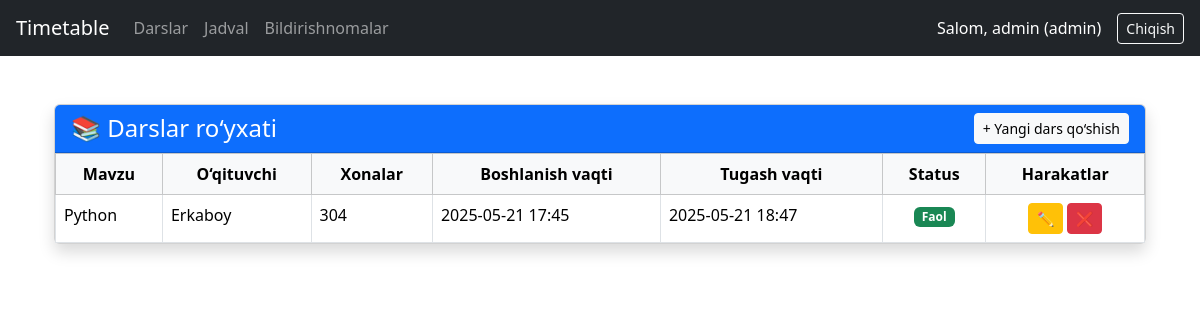
Screenshot of /lessons/ (signed in) with the database file from the repository.
### core/models.py (models this page shows, shortened)
class User(AbstractUser):
    ROLE_CHOICES = (
        ('superadmin', 'Super Admin'),
        ('admin', 'Admin'),
        ('teacher', 'Teacher'),
        ('student', 'Student'),
    )
    role = models.CharField(max_length=20, choices=ROLE_CHOICES)
    group = models.ForeignKey('Group', on_delete=models.SET_NULL, null=True, blank=True)

class Lesson(models.Model):
    subject = models.CharField(max_length=100)
    teacher = models.ForeignKey(
        User,
        limit_choices_to={'role': 'teacher'},
        on_delete=models.CASCADE,
        related_name='lessons_as_teacher'  # Bu yerda related_name qo'shildi
    )
    students = models.ManyToManyField(
        User,
        limit_choices_to={'role': 'student'},
        blank=True,
        related_name='lessons_as_student'  # Bu yerda ham related_name qo'shildi
    )
    room = models.ForeignKey(Room, on_delete=models.SET_NULL, null=True)
    groups = models.ManyToManyField(Group, related_name='lessons')
    start_time = models.DateTimeField()
    end_time = models.DateTimeField()
    is_canceled = models.BooleanField(default=False)

class Room(models.Model):
    name = models.CharField(max_length=50)

### core/views.py (the view)
# urls.py: path('lessons/', views.lesson_list, name='lesson_list'),
@login_required
@user_passes_test(is_admin)
def lesson_list(request):
    lessons = Lesson.objects.all().order_by('start_time')
    return render(request, 'core/lesson_list.html', {'lessons': lessons})

### core/views.py (called while the page is built)
def is_admin(user):
    return user.role in ['admin', 'superadmin']

### core/templates/core/lesson_list.html
{% extends "core/base.html" %}
{% block content %}
<div class="container mt-5">
    <div class="card shadow">
        <div class="card-header bg-primary text-white">
            <div class="d-flex justify-content-between align-items-center">
                <h4 class="mb-0">📚 Darslar ro‘yxati</h4>
                {% if user.role in 'admin superadmin' %}
                    <a href="{% url 'lesson_create' %}" class="btn btn-light btn-sm">+ Yangi dars qo‘shish</a>
                {% endif %}
            </div>
        </div>
        <div class="card-body p-0">
            <div class="table-responsive">
                <table class="table table-bordered table-hover mb-0">
                    <thead class="table-light text-center">
                        <tr>
                            <th>Mavzu</th>
                            <th>O‘qituvchi</th>
                            <th>Xonalar</th>
                            <th>Boshlanish vaqti</th>
                            <th>Tugash vaqti</th>
                            <th>Status</th>
                            {% if user.role in 'admin superadmin' %}
                            <th>Harakatlar</th>
                            {% endif %}
                        </tr>
                    </thead>
                    <tbody>
                        {% for lesson in lessons %}
                        <tr class="{% if lesson.is_canceled %}table-danger{% endif %}">
                            <td>{{ lesson.subject }}</td>
                            <td>{{ lesson.teacher.username }}</td>
                            <td>{{ lesson.room.name }}</td>
                            <td>{{ lesson.start_time|date:"Y-m-d H:i" }}</td>
                            <td>{{ lesson.end_time|date:"Y-m-d H:i" }}</td>
                            <td class="text-center">
                                {% if lesson.is_canceled %}
                                    <span class="badge bg-danger">Bekor qilingan</span>
                                {% else %}
                                    <span class="badge bg-success">Faol</span>
                                {% endif %}
                            </td>
                            {% if user.role in 'admin superadmin' %}
                            <td class="text-center">
                                <a href="{% url 'lesson_edit' lesson.pk %}" class="btn btn-sm btn-warning">✏️</a>
                                {% if not lesson.is_canceled %}
                                <a href="{% url 'lesson_cancel' lesson.pk %}" class="btn btn-sm btn-danger">❌</a>
                                {% else %}
                                <span class="text-muted">---</span>
                                {% endif %}
                            </td>
                            {% endif %}
                        </tr>
                        {% empty %}
                        <tr>
                            <td colspan="7" class="text-center py-3">Darslar mavjud emas.</td>
                        </tr>
                        {% endfor %}
                    </tbody>
                </table>
            </div>
        </div>
    </div>
</div>
{% endblock %}

### core/templates/core/base.html (shortened to what this page needs)
<!DOCTYPE html>
<html lang="uz">
<head>
    <link href="https://cdn.jsdelivr.net/npm/bootstrap@5.3.3/dist/css/bootstrap.min.css" rel="stylesheet">
</head>
<body>
    <nav class="navbar navbar-expand-lg navbar-dark bg-dark px-3">
        <a class="navbar-brand" href="#">Timetable</a>
        <div class="collapse navbar-collapse">
            <ul class="navbar-nav me-auto">
                {% if user.is_authenticated %}
                    <li class="nav-item">
                        <a class="nav-link" href="{% url 'lesson_list' %}">Darslar</a>
                    </li>
                    <li class="nav-item">
                        <a class="nav-link" href="{% url 'timetable' %}">Jadval</a>
                    </li>
                    <li class="nav-item">
                        <a class="nav-link" href="{% url 'notifications' %}">Bildirishnomalar</a>
                    </li>
                {% endif %}
            </ul>
            <ul class="navbar-nav">
                {% if user.is_authenticated %}
                    <li class="nav-item text-white me-3 d-flex align-items-center">
                        Salom, {{ user.username }} ({{ user.role }})
                    </li>
                    <li class="nav-item">
                        <form method="post" action="{% url 'logout' %}">
                            <button type="submit" class="btn btn-outline-light btn-sm">Chiqish</button>
                        </form>
                    </li>
                {% else %}
                    <li class="nav-item">
                        <a class="nav-link btn btn-outline-light btn-sm" href="{% url 'login' %}">Kirish</a>
                    </li>
                {% endif %}
            </ul>
        </div>
    </nav>
    <div class="container mt-4">
        {% block content %}
        {% endblock %}
    </div>
</body>
</html>

### rows the page displays
User: username "admin", role "admin"
Lesson: subject "Python", teacher.username "Erkaboy", room.name "304", start_time "2025-05-21 17:45", end_time "2025-05-21 18:47", is_canceled "Faol"
